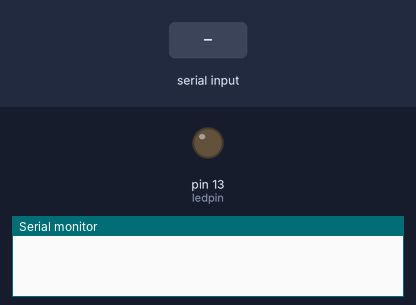
Bench run of a sketch on a simulated Arduino Uno, built with avr-gcc and run on an emulated ATmega328P. Parts: output pins drawn as LEDs (lit = HIGH), the last lines printed to the serial monitor. The test bench sets the inputs (shaded band).

Above: at 1.2 s.
1.3 s: "30,150\n" received over Serial
At 2.3 s:
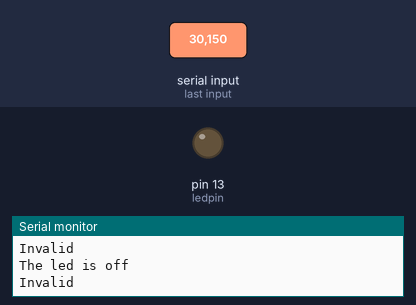
2.8 s: "1\n" received over Serial
At 4.0 s:
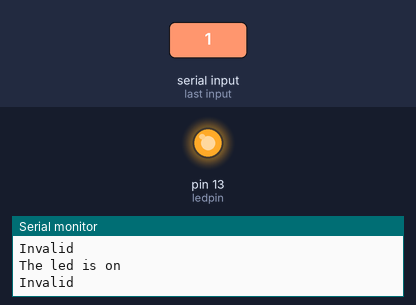
4.3 s: "90,45\n" received over Serial
At 5.8 s:
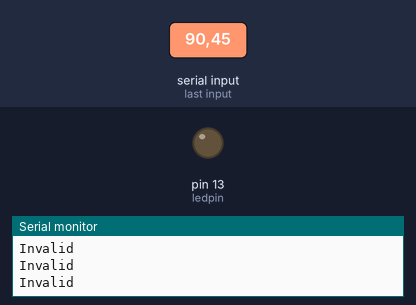
Timing chart, 0 to 7.3 s (numbered marks = the images above; inputs shaded):
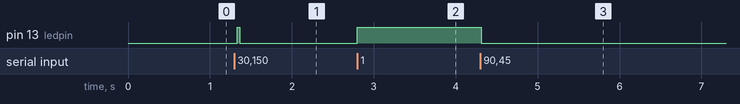

Measured:
- after the input at 1.3 s, pin 13 (ledpin): LOW → HIGH at once, → LOW 0.03 s later
- after the input at 2.8 s, pin 13 (ledpin): LOW → HIGH at once
- after the input at 4.3 s, pin 13 (ledpin): HIGH → LOW at once

The sketch:

simple_serial_comm1.ino
```cpp
// C++ code
//
int ledpin = 13;
void setup()
{
  Serial.begin(9600);
  pinMode(ledpin, OUTPUT);
}

void loop()
{
  while (Serial.available()==0);
  int val = Serial.read() - '0'; //read input
  if (val == 1)
  {
    Serial.println("The led is on");
    digitalWrite(ledpin , HIGH);
  }
  else if (val == 0)
  {
    Serial.println("The led is off");
    digitalWrite(ledpin , LOW);
  }
  else
  {
    Serial.println("Invalid");
  }
  Serial.flush();
}
```
